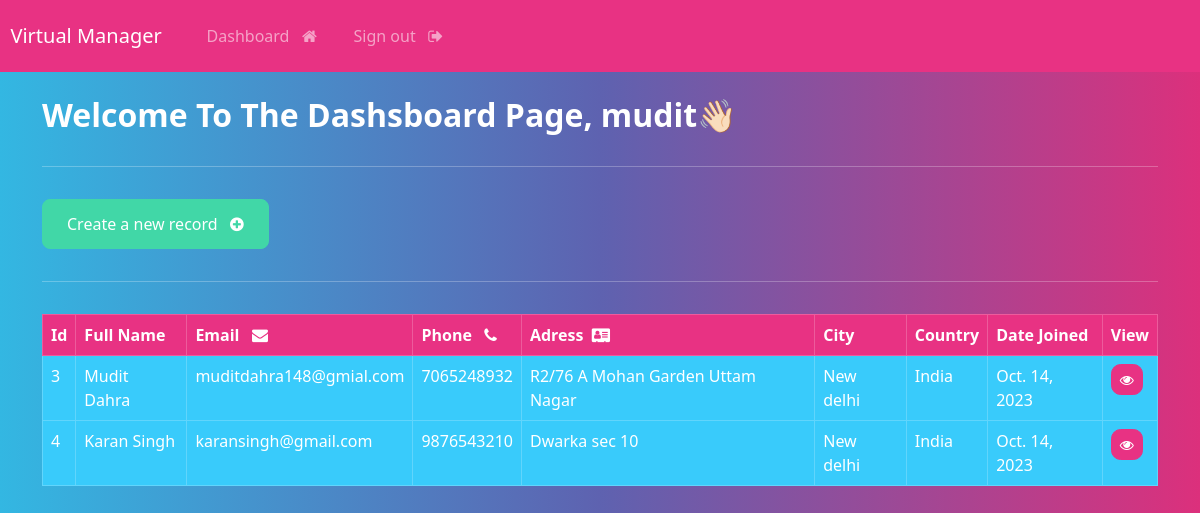
The page /dashboard (signed in) on the database its author committed.
### webapp/models.py (models this page shows, shortened)
class Record(models.Model):
    creation_date = models.DateField(auto_now_add=True)
    first_name = models.CharField(max_length=100)
    last_name = models.CharField(max_length=100)
    email = models.CharField(max_length=100)
    phone = models.CharField(max_length=10)
    adress = models.CharField(max_length=100)
    city = models.CharField(max_length=20)
    provience = models.CharField(max_length=100)

### webapp/views.py (the view)
# urls.py: path('dashboard',views.dashboard,name='dashboard'),
@login_required(login_url='login')
def dashboard(request):
    my_records = Record.objects.all()
    context = {'records': my_records}
    return render(request, 'webapp/dashboard.html', context=context)

### webapp/Templates/webapp/dashboard.html
{% extends 'webapp/base.html' %}
{% block content %}
<h2> Welcome To The Dashsboard Page, {{user}}👋🏻 </h2>
<hr>
<a class="btn btn-success" href="{% url 'create-record' %}">
    Create a new record &nbsp; <i class="fa fa-plus-circle" aria-hidden="true"></i>
</a><hr>
<table class="table table-info table-hover table-bordered">
    <thead class="table-primary ">
        <tr>
            <th scope="col"> Id </th>
            <th scope="col"> Full Name </th>
            <th scope="col"> Email &nbsp; <i class="fa fa-envelope" aria-hidden="true"></i> </th>
            <th scope="col"> Phone &nbsp; <i class="fa fa-phone" aria-hidden="true"></i> </th>
            <th scope="col"> Adress &nbsp;<i class="fa fa-address-card" aria-hidden="true"></i>
            </th>
            <th scope="col"> City</th>
            <th scope="col"> Country </th>
            <th scope="col"> Date Joined </th>
            <th scope="col"> View
            </th>
        </tr>
    </thead>
    <tbody>
        {% if records %}
        {% for record in records %}
        <tr>
            <td> {{record.id}} </td>
            <td> {{record.first_name}} {{record.last_name}} </td>
            <td>{{record.email}}</td>
            <td>{{record.phone}}</td>
            <td>{{record.adress}}</td>
            <td>{{record.city}}</td>
            <td>{{record.provience}}</td>
            <td>{{record.creation_date }}</td>
            <td><a href="{% url 'record' record.id %}"  class="btn btn-primary btn-sm" ><i class="fa fa-eye" aria-hidden="true"></i>
            </a> </td>
        </tr>
        {% endfor %}
        {% endif %}
    </tbody>
</table>
{% endblock %}

### rows shown on the page
Record: id "3", first_name "Mudit", last_name "Dahra", email "muditdahra148@gmial.com", phone "7065248932", adress "R2/76 A Mohan Garden Uttam Nagar", city "New delhi", provience "India", creation_date "Oct. 14, 2023"
Record: id "4", first_name "Karan", last_name "Singh", email "karansingh@gmail.com", phone "9876543210", adress "Dwarka sec 10", city "New delhi", provience "India", creation_date "Oct. 14, 2023"

### other values the page prints
{{ user }} "mudit"
